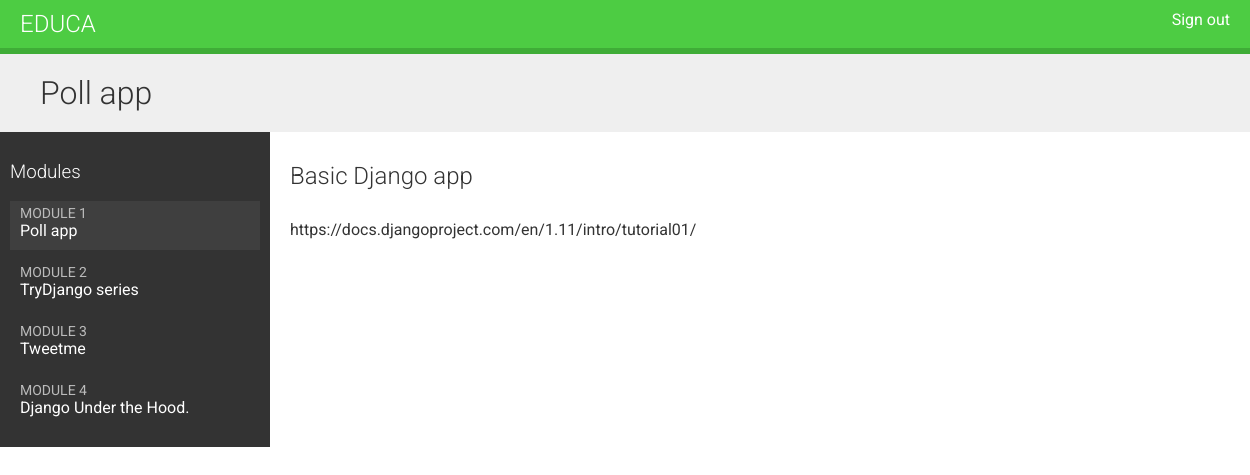
Screenshot of /accounts/course/8/ (signed in) with the database file from the repository.
### courses/models.py (models this page shows, shortened)
class Module(models.Model):
    course      = models.ForeignKey(Course,
                                    related_name='modules')
    title       = models.CharField(max_length=200)
    description = models.TextField(blank=True)
    order       = OrderField(blank=True, for_fields=['course'])
    class Meta:
        ordering = ['order']

class Content(models.Model):
    module          = models.ForeignKey(Module,
                                        related_name='contents')
    content_type    = models.ForeignKey(ContentType,
                                        limit_choices_to={
                                        'model__in': ('text',
                                                        'video',
                                                        'image',
                                                        'file')
                                                        })
    object_id       = models.PositiveIntegerField()
    item            = GenericForeignKey('content_type', 'object_id')
    order           = OrderField(blank=True, for_fields=['module'])
    class Meta:
        ordering = ['order']

class ItemBase(models.Model):
    owner       = models.ForeignKey(User,
                            related_name='%(class)s_related')
    title       = models.CharField(max_length=200)
    created     = models.DateTimeField(auto_now_add=True)
    updated     = models.DateTimeField(auto_now=True)
    def render(self):
        return render_to_string(
                        'courses/content/{}.html'.format(self._meta.model_name),
                        {'item': self}
                        )
    class Meta:
        abstract = True

class Text(ItemBase):
    content = models.TextField()

### accounts/views.py (the view)
# urls.py: url(r'^course/(?P<pk>\d+)/(?P<module_id>\d+)/$', views.UserCourseDetailView.as_view(), name='user-course-detail-module'),
class UserCourseDetailView(LoginRequiredMixin, DetailView):
    model = Course
    template_name = 'accounts/course/detail.html'
    def get_queryset(self):
        qs = super(UserCourseDetailView, self).get_queryset()
        return qs.filter(users__in=[self.request.user])
    def get_context_data(self, **kwargs):
        context = super(UserCourseDetailView, self).get_context_data(**kwargs)
        course = self.get_object()
        if 'module_id' in self.kwargs:
            context['module'] = course.modules.get(id=self.kwargs['module_id'])
        else:
            context['module'] = course.modules.all()[0]
        return context

### accounts/templates/accounts/course/detail.html (shortened to what this page needs)
{% extends "base.html" %}
{% block content %}
<h1> {{ module.title }} </h1>
<div class="contents">
  <h3> Modules </h3>
  <ul id="modules">
    {% for m in object.modules.all %}
      <li data-id="{{ m.id }}" {% if m == module %} class="selected"{% endif %}>
        <a href="{% url "user-course-detail-module" object.id m.id %}">
          <span> Module <span class="order">
            {{ m.order|add:1 }} </span>
          </span>
          <br> {{ m.title }}
        </a>
      </li>
    {% empty %}
      <li>
        No modules yet.
      </li>
    {% endfor %}
    </ul>
  </div>
  <div class="module">
    {% for content in module.contents.all %}
      {% with item=content.item %}
      <h2>{{ item.title }} </h2>
      {{ item.render }}
      {% endwith %}
    {% endfor %}
  </div>
  {% endblock %}

### courses/templates/courses/content/text.html
{{ item.content|linebreaks|safe }}

### courses/static/css/base.css (style rules this page uses)
body { margin:0; font-family:'Roboto', sans-serif; font-weight:400; color:#333; }
a { color:#3fad37; text-decoration:none; }
h1, h2, h3, h4, h5, h6 { font-family:'Roboto', sans-serif; font-weight:300; }
h1 { background:#efefef; width:100%; overflow:auto; padding:20px 0 20px 40px; margin:0; }
.module { overflow:auto; }
.module p { margin:10px 0 20px; width:100%; float:left; }
.contents { width:20%; padding:10px; float:left; background:#333; color: #fff; font-family:'Roboto', sans-serif; }
.contents ul { list-style:none; margin:0; padding:0; }
.contents ul li { margin:0 0 10px 0; padding:4px 10px 10px; overflow:auto; }
.contents ul li.selected { background:#3f3f3f; }
.contents ul span { text-transform:uppercase; color:#bbb; font-size:14px; }
.contents ul a { display:block; color:#fff; text-decoration:none; }
.module { padding:10px 20px; float:left; }

### rows the page displays
Module: title "Poll app", order|add "1"
Module: order|add "2", title "TryDjango series"
Module: order|add "3", title "Tweetme"
Module: order|add "4", title "Django Under the Hood."
Content: item "Basic Django app", item.content "https://docs.djangoproject.com/en/1.11/intro/tutorial01/"
